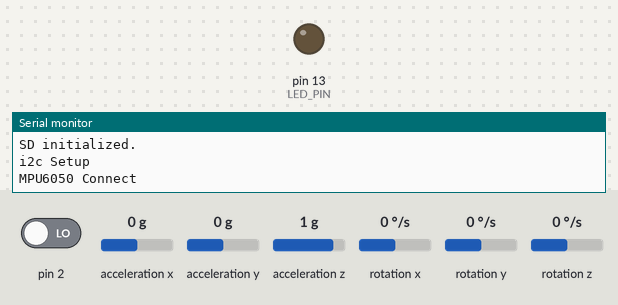
Bench run of a sketch on a simulated Arduino Uno, built with avr-gcc and run on an emulated ATmega328P. On the bench: output pins drawn as LEDs (lit = HIGH), the last lines printed to the serial monitor. Dashed ring = blinking. The inputs (shaded band) are chosen by the test bench; at power-on: acceleration x 0 g, acceleration y 0 g, acceleration z 1 g, rotation z 0 °/s, pin 2 LOW, rotation x 0 °/s, rotation y 0 °/s. Storage starts empty; the sensor or clock chip raises its interrupt line as the real part does.

Above: at 0.1 s.
At 2.7 s:
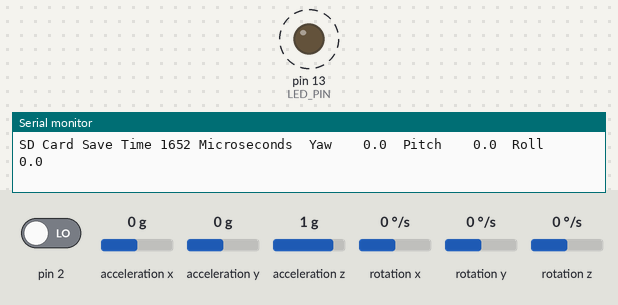
2.8 s: acceleration x set to -1.4 g
4.8 s: acceleration y set to -1.4 g
6.6 s: acceleration z set to -1.4 g
8.8 s: rotation z set to -192 °/s
Timing chart, 0 to 12.0 s (numbered marks = the images above; inputs shaded):
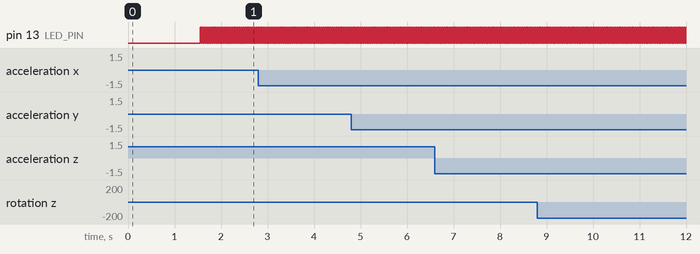

Measured:
- by itself, pin 13 (LED_PIN): alternates HIGH for 0.02 s and LOW for 0.02 s

The sketch:

MPU6050_Latest_code_SD.ino
```cpp
#include "I2Cdev.h"
#include "MPU6050_6Axis_MotionApps20.h"
#include "Wire.h"
MPU6050 mpu;

#include <SD.h>
#include <SPI.h>

int cs = 10; // Set Chip Select to pin ten
File myFile;  // a File Object
char myFileName[] = "MyFile.txt";  // The name of the file we will create

#define LED_PIN 13 //

// supply your own gyro offsets here, scaled for min sensitivity use MPU6050_calibration.ino
//                       XA      YA      ZA      XG      YG      ZG
int MPUOffsets[6] = {   1788,    0,      0,      220,    76,    -85};

// ================================================================
// ===                      i2c SETUP Items                     ===
// ================================================================
void i2cSetup() {
  // join I2C bus (I2Cdev library doesn't do this automatically)
#if I2CDEV_IMPLEMENTATION == I2CDEV_ARDUINO_WIRE
  Wire.begin();
  TWBR = 24; // 400kHz I2C clock (200kHz if CPU is 8MHz)
#elif I2CDEV_IMPLEMENTATION == I2CDEV_BUILTIN_FASTWIRE
  Fastwire::setup(400, true);
#endif
}

// ================================================================
// ===               INTERRUPT DETECTION ROUTINE                ===
// ================================================================
volatile bool mpuInterrupt = false;     // indicates whether MPU interrupt pin has gone high
void dmpDataReady() {
  mpuInterrupt = true;
}

// ================================================================
// ===                      MPU DMP SETUP                       ===
// ================================================================
int FifoAlive = 0; // tests if the interrupt is triggering
int IsAlive = -20;     // counts interrupt start at -20 to get 20+ good values before assuming connected
// MPU control/status vars
uint8_t mpuIntStatus;   // holds actual interrupt status byte from MPU
uint8_t devStatus;      // return status after each device operation (0 = success, !0 = error)
uint16_t packetSize;    // expected DMP packet size (default is 42 bytes)
uint16_t fifoCount;     // count of all bytes currently in FIFO
uint8_t fifoBuffer[64]; // FIFO storage buffer

// orientation/motion vars
Quaternion q;           // [w, x, y, z]         quaternion container
VectorInt16 aa;         // [x, y, z]            accel sensor measurements
VectorInt16 aaReal;     // [x, y, z]            gravity-free accel sensor measurements
VectorInt16 aaWorld;    // [x, y, z]            world-frame accel sensor measurements
VectorFloat gravity;    // [x, y, z]            gravity vector
float euler[3];         // [psi, theta, phi]    Euler angle container
float ypr[3];           // [yaw, pitch, roll]   yaw/pitch/roll container and gravity vector
byte StartUP = 100; // lets get 100 readings from the MPU before we start trusting them (Bot is not trying to balance at this point it is just starting up.)

void MPU6050Connect() {
  static int MPUInitCntr = 0;
  // initialize device
  mpu.initialize(); // same
  // load and configure the DMP
  devStatus = mpu.dmpInitialize();// same

  if (devStatus != 0) {
    // ERROR!
    // 1 = initial memory load failed
    // 2 = DMP configuration updates failed
    // (if it's going to break, usually the code will be 1)

    char * StatStr[5] { " ", "initial memory load", "DMP config updates", "3", "4"};

    MPUInitCntr++;

    Serial.print(F("MPU connection Try #"));
    Serial.println(MPUInitCntr);
    Serial.print(F("DMP Initialization "));
    Serial.print(StatStr[devStatus]);
    Serial.print(F(" failed (code "));
    Serial.println(F(")"));

    if (MPUInitCntr >= 10) return; //only try 10 times
    delay(1000);
    MPU6050Connect(); // Lets try again
    return;
  }
  mpu.setXAccelOffset(MPUOffsets[0]);
  mpu.setYAccelOffset(MPUOffsets[1]);
  mpu.setZAccelOffset(MPUOffsets[2]);
  mpu.setXGyroOffset(MPUOffsets[3]);
  mpu.setYGyroOffset(MPUOffsets[4]);
  mpu.setZGyroOffset(MPUOffsets[5]);

  Serial.println(F("Enabling DMP..."));
  mpu.setDMPEnabled(true);
  // enable Arduino interrupt detection
  Serial.println(F("Enabling interrupt detection (Arduino external interrupt pin 2 on the Uno)..."));
  Serial.print(F("mpu.getInterruptDrive=  ")); Serial.println(mpu.getInterruptDrive());
  attachInterrupt(0, dmpDataReady, RISING); //pin 2 on the Uno
  mpuIntStatus = mpu.getIntStatus(); // Same
  // get expected DMP packet size for later comparison
  packetSize = mpu.dmpGetFIFOPacketSize();
  delay(1000); // Let it Stabalize
  mpu.resetFIFO(); // Clear fifo buffer
  mpu.getIntStatus();
  mpuInterrupt = false; // wait for next interrupt
}

// ================================================================
// ===                     SD Card Start                        ===
// ================================================================
void SDCardSetup() {
  pinMode(cs, OUTPUT);

  if (!SD.begin(cs)) {
    Serial.println(F("SD did not initiliaze"));
    while (1) ;
  }
  Serial.println(F("SD initialized."));

  // Lets check to make sure that the SD card doesn't already have our file
  if (! SD.exists(myFileName)) {
    myFile = SD.open(myFileName, FILE_WRITE);
    myFile.println(F("My 1st Line of Data")); myFile.println();
  }
  else {
    myFile = SD.open(myFileName, FILE_WRITE);
    myFile.println(F("Another Line of Data")); myFile.println();
  }


}


// ================================================================
// ===                    MPU DMP Get Data                      ===
// ================================================================
void GetDMP() { // Best version I have made so far
  // Serial.println(F("FIFO interrupt at:"));
  // Serial.println(micros());
  static unsigned long LastGoodPacketTime;
  mpuInterrupt = false;
  FifoAlive = 1;
  fifoCount = mpu.getFIFOCount();
  if ((!fifoCount) || (fifoCount % packetSize)) { // we have failed Reset and wait till next time!
    digitalWrite(LED_PIN, LOW); // lets turn off the blinking light so we can see we are failing.
    mpu.resetFIFO();// clear the buffer and start over
  } else {
    while (fifoCount  >= packetSize) { // Get the packets until we have the latest!
      mpu.getFIFOBytes(fifoBuffer, packetSize); // lets do the magic and get the data
      fifoCount -= packetSize;
    }
    LastGoodPacketTime = millis();
    SaveDataToSDCard(); // <<<<<<<<<<<<<<<<<<<<<<<<<<<< On success  Save Data To SD Card() <<<<<<<<<<<<<<<<<<<
    digitalWrite(LED_PIN, !digitalRead(LED_PIN)); // Blink the Light
  }
}

// ================================================================
// ===                  Save Data To SD Card                    ===
// ================================================================
void SaveDataToSDCard() {
  float Yaw, Pitch, Roll;
  mpu.dmpGetQuaternion(&q, fifoBuffer);
  mpu.dmpGetGravity(&gravity, &q);
  mpu.dmpGetYawPitchRoll(ypr, &q, &gravity);
  Yaw = (ypr[0] * 180.0 / M_PI);
  Pitch = (ypr[1] *  180.0 / M_PI);
  Roll = (ypr[2] *  180.0 / M_PI);

  unsigned long Time;
  Time = micros();
  myFile.print(millis()); myFile.print(F(",\t"));
  myFile.print(Yaw); myFile.print(F(","));
  myFile.print(Pitch); myFile.print(F(","));
  myFile.print(Roll); myFile.println();
  myFile.flush();  // Save it.

  Time = micros() - Time;
  char S[10];
  // Serial port Spam Prevention:
  static int Counter; // MPU6050 interrupt triggers every 10 Milliseconds unless other code takes too long
  if ( Counter >= 10 ) { // Print output every 100 milliseconds
    Serial.print(F("SD Card Save Time "));    Serial.print(Time); Serial.print(F(" Microseconds"));
    Serial.print(F("\tYaw "));   Serial.print(dtostrf((float) Yaw, 6, 1 , S));
    Serial.print(F("\tPitch "));  Serial.print(dtostrf((float) Pitch, 6, 1 , S));
    Serial.print(F("\tRoll "));   Serial.print(dtostrf((float) Roll, 6, 1 , S));
    Serial.println();
    Counter = 0;
  }
  Counter++;

  // Reset The FIFO Buffer Because the above lines probibly takes longer than 10 milliseconds to handle and The next FIFO output Could Be OLD and or Corrupt data
  mpuInterrupt = false;
  mpu.resetFIFO();// clear the FIFO buffer and start over

}
// ================================================================
// ===                         Setup                            ===
// ================================================================
void setup() {
  pinMode(LED_PIN, OUTPUT);
  Serial.begin(115200); //115200
  while (!Serial);
  Serial.println(F("SD Card Start"));
  SDCardSetup();   /*////////////////////////////// SD Card Start //////////////////////////////////////*/
  Serial.println(F("i2c Setup"));
  i2cSetup();      /*////////////////////////////// i2c Start //////////////////////////////////////*/
  Serial.println(F("MPU6050 Connect"));
  MPU6050Connect();/*////////////////////////////// MPU6050 Start //////////////////////////////////////*/
  Serial.println(F("Setup complete"));
}
// ================================================================
// ===                          Loop                            ===
// ================================================================
void loop() {
  if (mpuInterrupt ) { // wait for MPU interrupt or extra packet(s) available
    GetDMP();
  }
}
```
